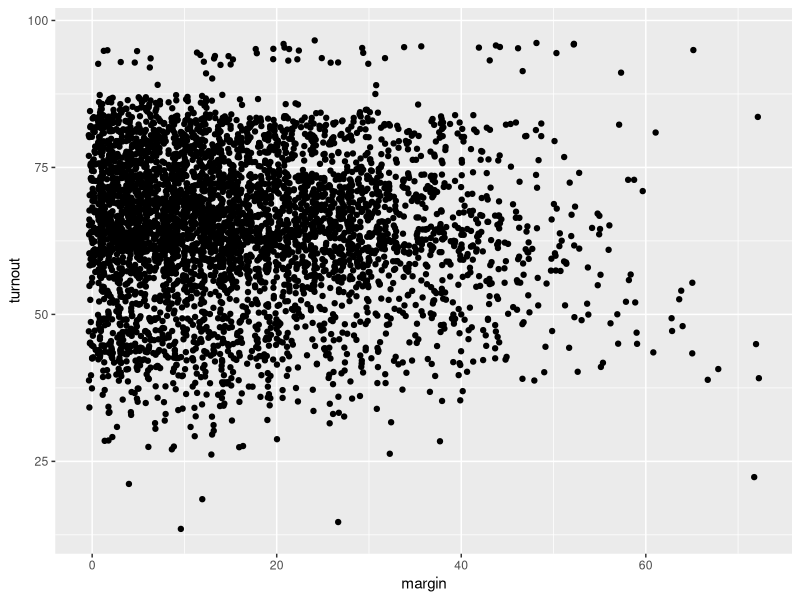
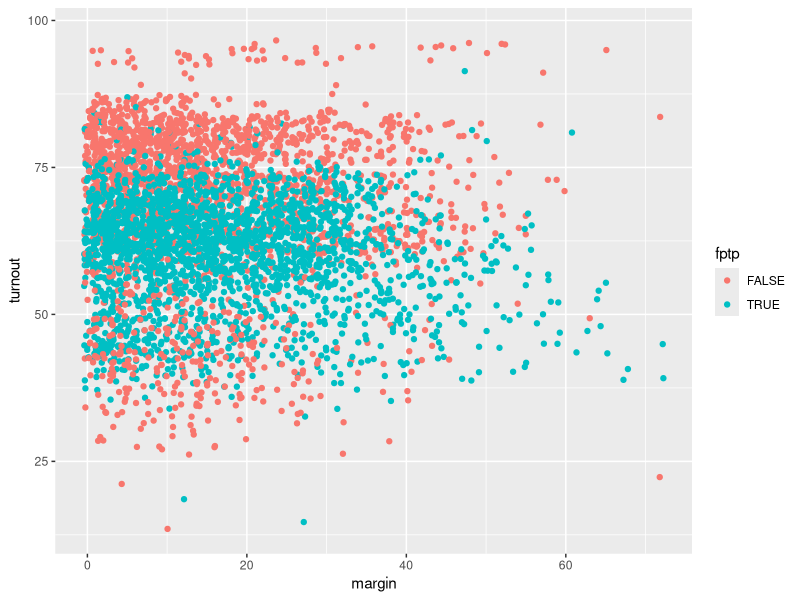

These figures' R source, in order:
## ---- chunk 1
# Data is available on this course's github page:
# github.com/jabranham/math-camp
# Data from Herrera et al (forthcoming, AJPS)
library(foreign)
my_data <- read.dta("data/herrera-data.dta")
my_data$fptp <- as.logical(my_data$fptp)
## ---- chunk 2
library(ggplot2)
ggplot(my_data, aes(margin, turnout)) + geom_jitter()
## ---- chunk 3
ggplot(my_data, aes(margin, turnout, color=fptp)) + 
  geom_jitter()
## ---- chunk 4
mean_fptp <- mean(my_data$turnout[my_data$fptp==TRUE])
mean_notfptp <- mean(my_data$turnout[my_data$fptp==FALSE])
c(mean_fptp, mean_notfptp)
## ---- chunk 5
sd_fptp <- sd(my_data$turnout[my_data$fptp==TRUE])
sd_notfptp <- sd(my_data$turnout[my_data$fptp==FALSE])
c(sd_fptp, sd_notfptp)
## ---- chunk 6
with(my_data, t.test(my_data$turnout[my_data$fptp==TRUE],
  my_data$turnout[my_data$fptp==FALSE]))
